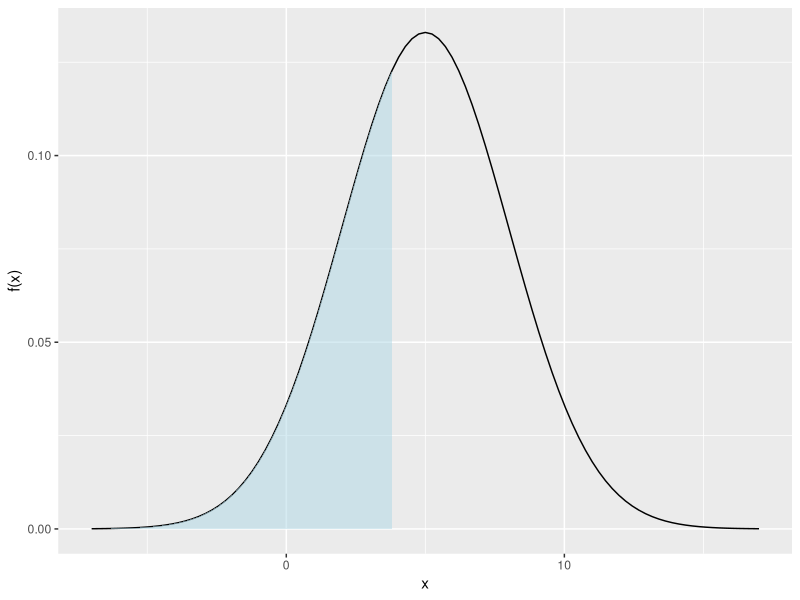
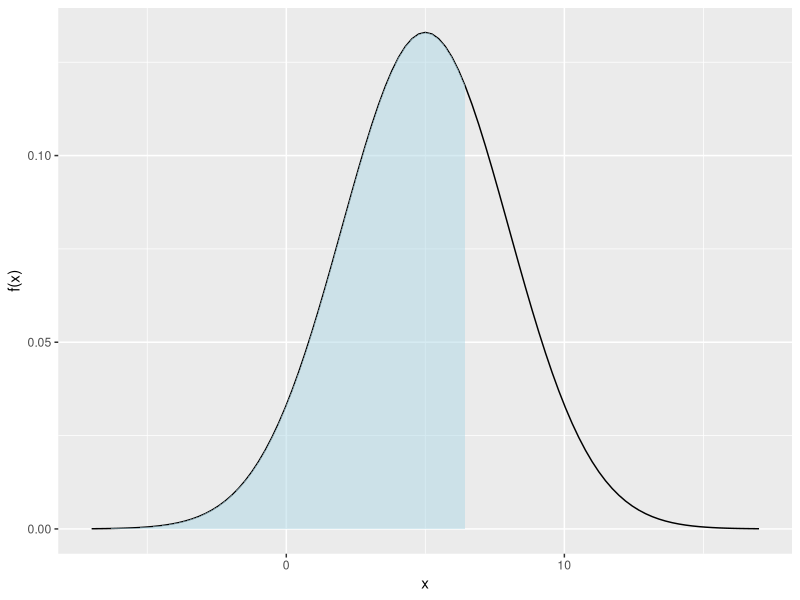
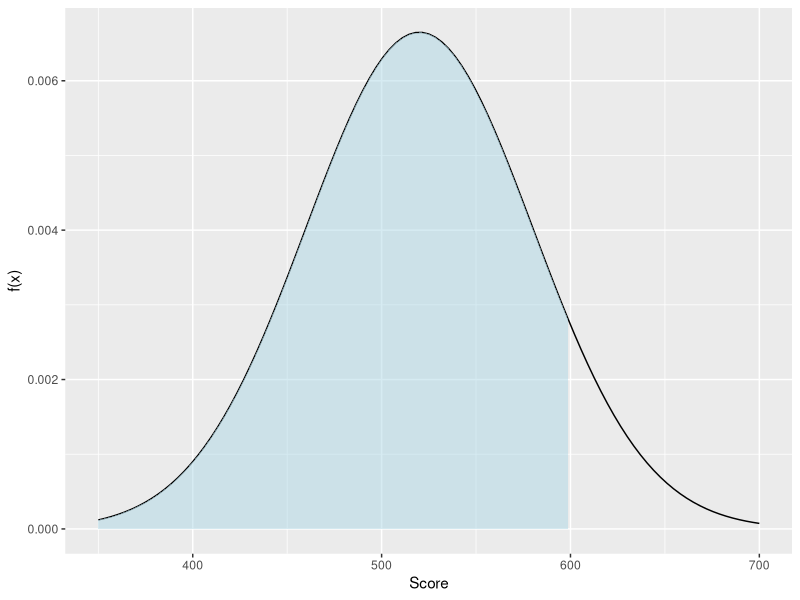

The R script that drew these images, in order:
## ---- chunk 1
#| echo: false
require(ggplot2)
## ---- chunk 2
#| echo: true
pnorm(1.8,0,1)
pnorm(1.89,0,1)
## ---- chunk 3
#| echo: false
x       = 4
mu      = 5
sigmaSq = 9
pnorm(x, mu, sqrt(sigmaSq))
## ---- chunk 4
#| echo: true
pnorm(4,5,3)
## ---- chunk 5
#| label: normalProbPlot
#| echo: false
#| fig-asp: 1
#| out-width: "50%" 
x       = 4
mu      = 5
sigmaSq = 9
lab     = 'x'

funcShaded <- function(x, lower_bound) {
    y = dnorm(x, mean = mu, sd = sqrt(sigmaSq))
    y[x >= lower_bound] <- NA
    return(y)
}

xMin = mu - sqrt(sigmaSq)*4
xMax = mu + sqrt(sigmaSq)*4
ggplot(data.frame(x = c(xMin, xMax)), aes(x = x)) + 
    stat_function(fun = dnorm, args = list(mean = mu, sd = sqrt(sigmaSq))) + 
    stat_function(fun = funcShaded, args = list(lower_bound = x), 
                  geom = "area", fill = 'lightblue', alpha = .5) +
    scale_x_continuous(name = lab) + scale_y_continuous(name = "f(x)")
## ---- chunk 6
#| echo: true
qnorm(.7,5,3)
## ---- chunk 7
#| label: normalQuantilePlot
#| echo: false
#| fig-asp: 1
#| out-width: "50%" 
x   = qnorm(.7,mu,sqrt(sigmaSq))
lab = 'x' 

funcShaded <- function(x, lower_bound) {
    y = dnorm(x, mean = mu, sd = sqrt(sigmaSq))
    y[x >= lower_bound] <- NA
    return(y)
}

xMin = mu - sqrt(sigmaSq)*4
xMax = mu + sqrt(sigmaSq)*4
ggplot(data.frame(x = c(xMin, xMax)), aes(x = x)) + 
    stat_function(fun = dnorm, args = list(mean = mu, sd = sqrt(sigmaSq))) + 
    stat_function(fun = funcShaded, args = list(lower_bound = x), 
                  geom = "area", fill = 'lightblue', alpha = .5) +
    scale_x_continuous(name = lab) + scale_y_continuous(name = "f(x)")
## ---- chunk 8
#| echo: false
#| eval: true
qnorm( pnorm(3,5,3), 5,3)
## ---- chunk 9
#| echo: false
#| eval: true
pnorm(qnorm(.2,5,3), 5, 3)
## ---- chunk 10
#| echo: true
pnorm(0,3.2,sqrt(100))
## ---- chunk 11
#| echo: true
qnorm(.05,-3.2,sqrt(100))
## ---- chunk 12
#| label: SATquationNoEcho
#| echo: false
#| fig-asp: 1
#| out-width: "50%" 
x       = 600
mu      = 520
sigmaSq = 3600

funcShaded <- function(x, lower_bound) {
    y = dnorm(x, mean = mu, sd = sqrt(sigmaSq))
    y[x >= lower_bound] <- NA
    return(y)
}

xMin = 350
xMax = 700
ggplot(data.frame(x = c(xMin, xMax)), aes(x = x)) + 
    stat_function(fun = dnorm, args = list(mean = mu, sd = sqrt(sigmaSq))) + 
    stat_function(fun = funcShaded, args = list(lower_bound = x), 
                  geom = "area", fill = 'lightblue', alpha = .5) +
    scale_x_continuous(name = "Score") + scale_y_continuous(name = "f(x)")
## ---- chunk 13
#| echo: true
x       = 600
mu      = 520
sigmaSq = 3600
pnorm(x, mu, sqrt(sigmaSq))
## ---- chunk 14
#| echo: true
prob    = .96
mu      = 520
sigmaSq = 3600
qnorm(prob, mu, sqrt(sigmaSq))
## ---- chunk 15
#| echo: true
mu      = 1
sigmaSq = 2.54^2*.000001
pnorm(1.001, mu, sqrt(sigmaSq)) - pnorm(.999, mu, sqrt(sigmaSq))
